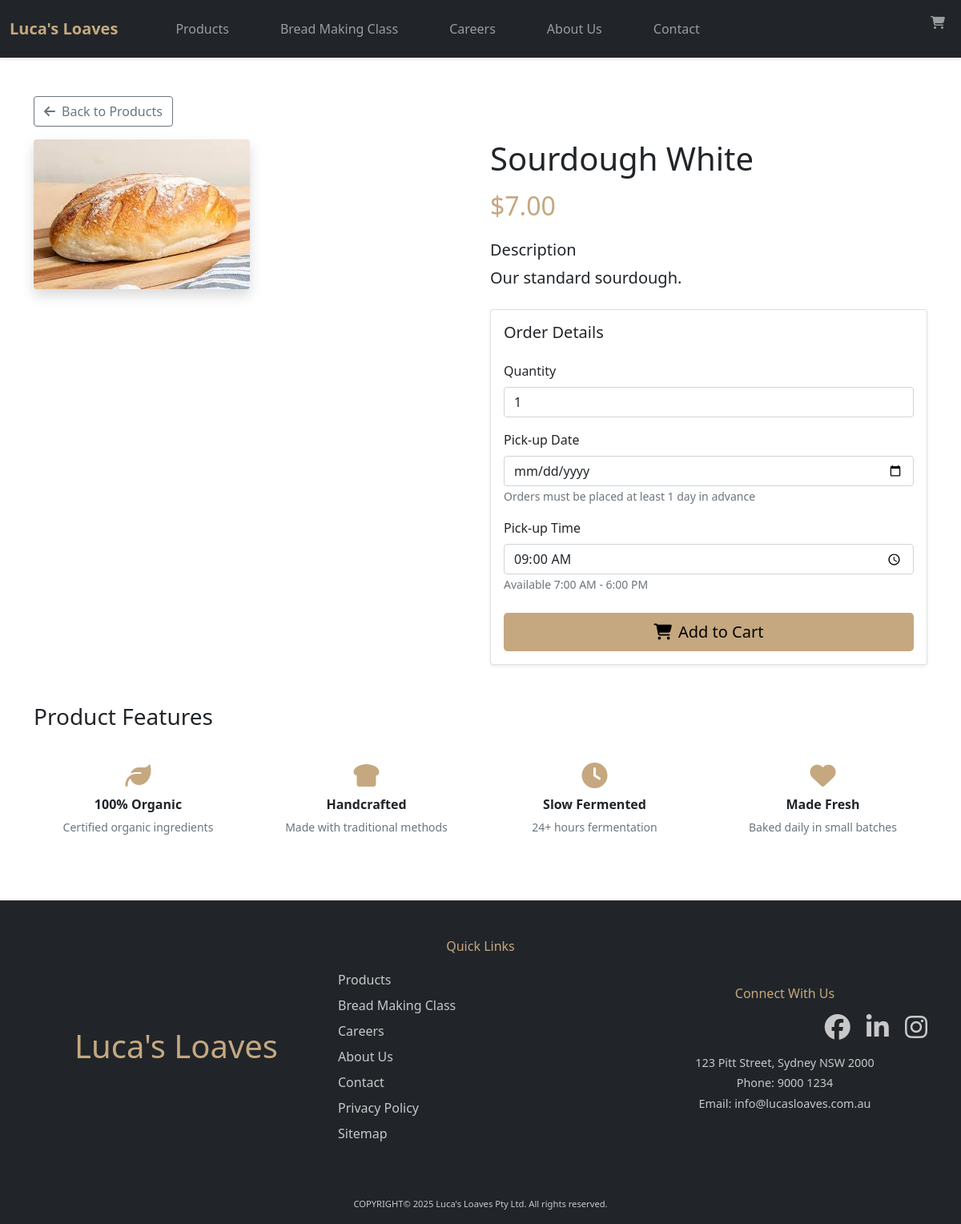
Page /productDetails.php?id=1 on the committed database.
### tables this page shows
CREATE TABLE products (
    product_id   INT AUTO_INCREMENT PRIMARY KEY,
    name         VARCHAR(100) NOT NULL,
    price        DECIMAL(10,2) NOT NULL,
    description  TEXT NOT NULL,
    image_url    VARCHAR(255) NOT NULL,
    is_active    BOOLEAN NOT NULL DEFAULT TRUE,
    created_at   DATETIME NOT NULL DEFAULT CURRENT_TIMESTAMP,
    updated_at   DATETIME NOT NULL DEFAULT CURRENT_TIMESTAMP
                  ON UPDATE CURRENT_TIMESTAMP
);

### productDetails.php (called while the page is built, shortened)
<?php
include("templates/template.php");
?>

### Processes/lucasLoavesFunctions.php (called while the page is built, shortened)
<?php
function getProductById($dbConnection, $productId) {
    $productId = mysqli_real_escape_string($dbConnection, $productId);
    $sql = "SELECT product_id, name, price, description, image_url
            FROM products
            WHERE product_id = '$productId' AND is_active = TRUE";
    $result = mysqli_query($dbConnection, $sql);
    return mysqli_fetch_assoc($result);
}
?>

### contentPages/contentProductDetails.php (the view, shortened to what this page needs)
<?php
require_once 'Processes/dbConnection.php';
require_once 'Processes/lucasLoavesFunctions.php';
$productId = isset($_GET['id']) ? intval($_GET['id']) : 0;
$product = getProductById($dbConnection, $productId);
?>
<div class="container my-5">
    <div class="row mb-3">
        <div class="col-12">
            <a href="products.php" class="btn btn-outline-secondary">
                <i class="fas fa-arrow-left me-2"></i>Back to Products
            </a>
        </div>
    </div>
    <div class="row">
        <div class="col-md-6 mb-4">
            <img src="<?php echo htmlspecialchars($product['image_url']); ?>"
                 class="img-fluid rounded shadow"
                 alt="<?php echo htmlspecialchars($product['name']); ?>"
                 onerror="this.src='images/placeholder.jpg'">
        </div>
        <div class="col-md-6">
            <h1 class="mb-3"><?php echo htmlspecialchars($product['name']); ?></h1>
            <h2 class="mb-4" style="color: #c5a880;">$<?php echo number_format($product['price'], 2); ?></h2>
            <div class="mb-4">
                <h5>Description</h5>
                <p class="lead"><?php echo nl2br(htmlspecialchars($product['description'])); ?></p>
            </div>
            <div class="card shadow-sm">
                <div class="card-body">
                    <h5 class="card-title mb-4">Order Details</h5>
                    <form action="Processes/processShoppingCart.php" method="post" id="orderForm">
                        <div class="mb-3">
                            <label for="tbQuantity" class="form-label">Quantity</label>
                            <input type="number"
                                   class="form-control"
                                   id="tbQuantity"
                                   name="tbQuantity"
                                   min="1"
                                   value="1"
                                   required>
                        </div>
                        <div class="mb-3">
                            <label for="tbPickUpDate" class="form-label">Pick-up Date</label>
                            <input type="date"
                                   class="form-control"
                                   id="tbPickUpDate"
                                   name="tbPickUpDate"
                                   min="<?php echo date('Y-m-d', strtotime('+1 day')); ?>"
                                   required>
                            <small class="form-text text-muted">Orders must be placed at least 1 day in advance</small>
                        </div>
                        <div class="mb-4">
                            <label for="tbPickUpTime" class="form-label">Pick-up Time</label>
                            <input type="time"
                                   class="form-control"
                                   id="tbPickUpTime"
                                   name="tbPickUpTime"
                                   min="07:00"
                                   max="18:00"
                                   value="09:00"
                                   required>
                            <small class="form-text text-muted">Available 7:00 AM - 6:00 PM</small>
                        </div>
                        <button type="submit"
                                name="SHOPPINGCART"
                                class="btn btn-lg w-100"
                                style="background-color: #c5a880; color: #000;">
                            <i class="fas fa-shopping-cart me-2"></i>Add to Cart
                        </button>
                    </form>
                </div>
            </div>
        </div>
    </div>
    <div class="row mt-5">
        <div class="col-12">
            <h3 class="mb-4">Product Features</h3>
            <div class="row">
                <div class="col-md-3 mb-3">
                    <div class="text-center p-3">
                        <i class="fas fa-leaf fa-2x mb-2" style="color: #c5a880;"></i>
                        <p class="fw-bold mb-1">100% Organic</p>
                        <small class="text-muted">Certified organic ingredients</small>
                    </div>
                </div>
                <div class="col-md-3 mb-3">
                    <div class="text-center p-3">
                        <i class="fas fa-bread-slice fa-2x mb-2" style="color: #c5a880;"></i>
                        <p class="fw-bold mb-1">Handcrafted</p>
                        <small class="text-muted">Made with traditional methods</small>
                    </div>
                </div>
                <div class="col-md-3 mb-3">
                    <div class="text-center p-3">
                        <i class="fas fa-clock fa-2x mb-2" style="color: #c5a880;"></i>
                        <p class="fw-bold mb-1">Slow Fermented</p>
                        <small class="text-muted">24+ hours fermentation</small>
                    </div>
                </div>
                <div class="col-md-3 mb-3">
                    <div class="text-center p-3">
                        <i class="fas fa-heart fa-2x mb-2" style="color: #c5a880;"></i>
                        <p class="fw-bold mb-1">Made Fresh</p>
                        <small class="text-muted">Baked daily in small batches</small>
                    </div>
                </div>
            </div>
        </div>
    </div>
</div>

### templates/template.css (style rules this page uses)
:root { --luca-brown: #c5a880; --luca-black: #000000; --luca-light-gray: #f8f9fa; }
.card { transition: transform 0.3s ease, box-shadow 0.3s ease; }
.btn { transition: all 0.3s ease; }
html { scroll-behavior: smooth; }
img { animation: fadeIn 0.5s ease-in; }
a { color: var(--luca-brown); text-decoration: none; }

### rows in the picture
products: image_url (picture), name "Sourdough White", price "7.00", description "Our standard sourdough."
